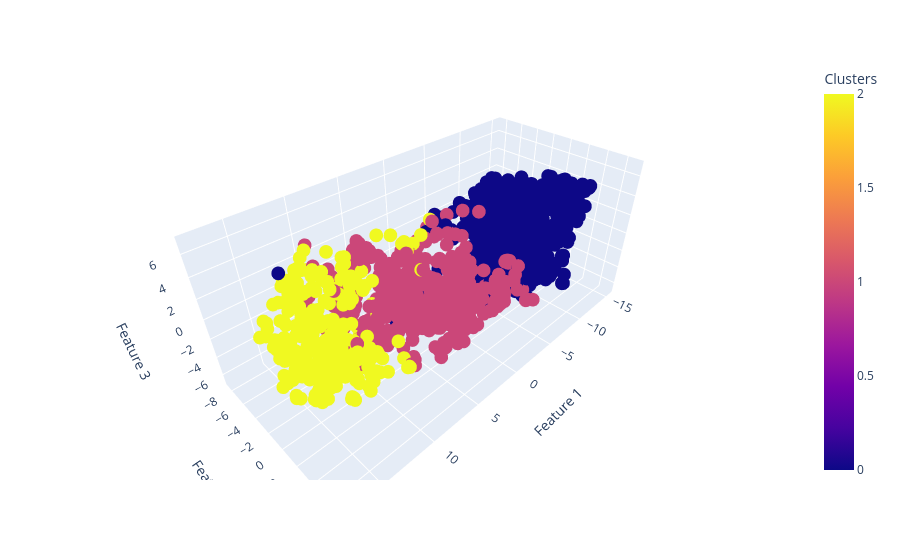

The notebook cell saved with this chart:
### Code cell
fig = px.scatter_3d(tsne_3d_data, x='Feature 1', y='Feature 2', z='Feature 3', color='Clusters')
fig.show()

### Figure 1 — Plotly figure (JSON) as saved in the notebook; plotly's stock layout.template omitted (floating-point values rounded to 4 significant figures; data arrays with more than 128 entries replaced by an {"elided": "..."} marker saying what was removed)
{"data": [{"hovertemplate": "Feature 1=%{x}<br>Feature 2=%{y}<br>Feature 3=%{z}<br>Clusters=%{marker.color}<extra></extra>", "legendgroup": "", "marker": {"color": {"elided": "1600 int values"}, "coloraxis": "coloraxis", "symbol": "circle"}, "mode": "markers", "name": "", "scene": "scene", "showlegend": false, "type": "scatter3d", "x": {"elided": "1600 float values"}, "y": {"elided": "1600 float values"}, "z": {"elided": "1600 float values"}}], "layout": {"coloraxis": {"colorbar": {"title": {"text": "Clusters"}}, "colorscale": [[0, "#0d0887"], [0.1111, "#46039f"], [0.2222, "#7201a8"], [0.3333, "#9c179e"], [0.4444, "#bd3786"], [0.5556, "#d8576b"], [0.6667, "#ed7953"], [0.7778, "#fb9f3a"], [0.8889, "#fdca26"], [1, "#f0f921"]]}, "legend": {"tracegroupgap": 0}, "margin": {"t": 60}, "scene": {"domain": {"x": [0, 1], "y": [0, 1]}, "xaxis": {"title": {"text": "Feature 1"}}, "yaxis": {"title": {"text": "Feature 2"}}, "zaxis": {"title": {"text": "Feature 3"}}}}}
